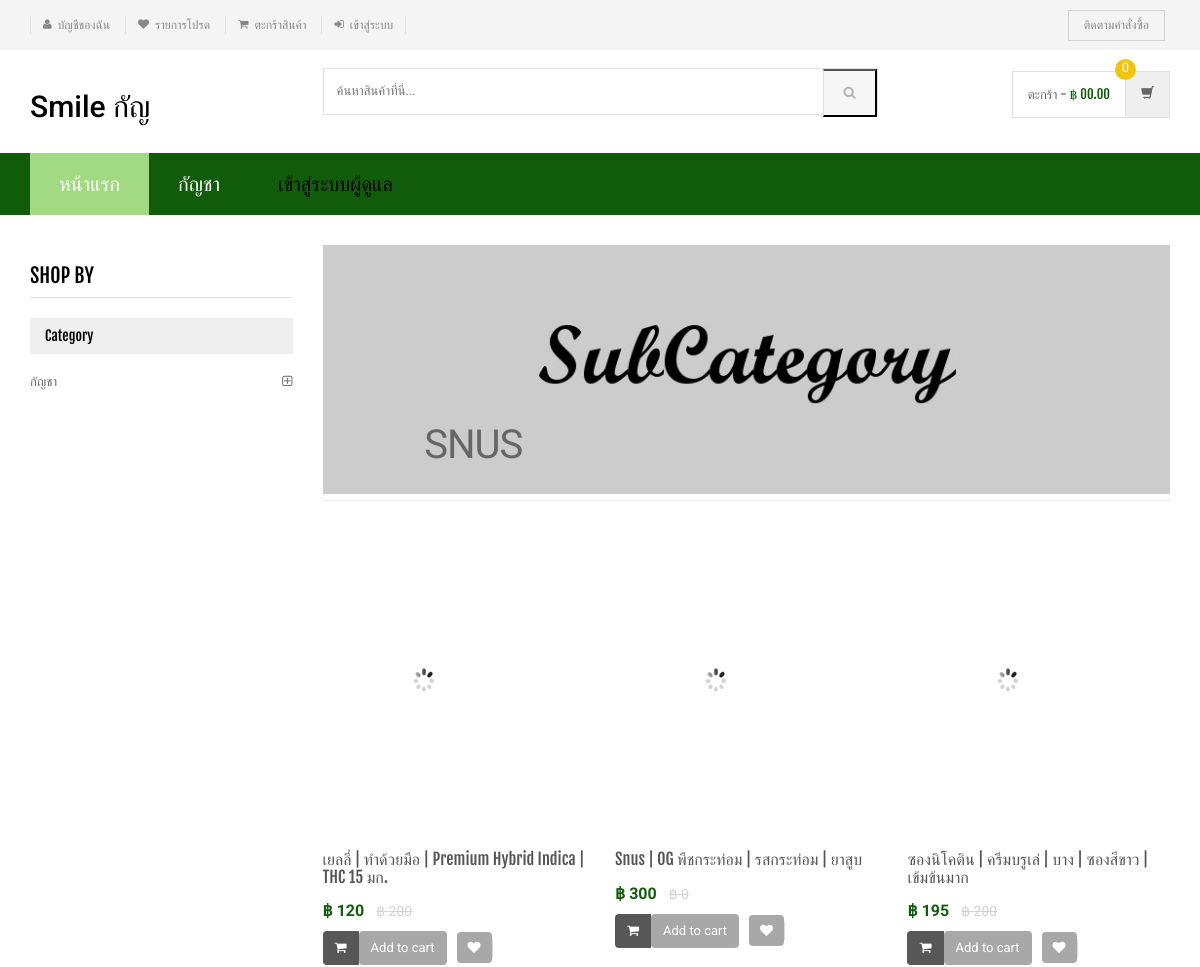
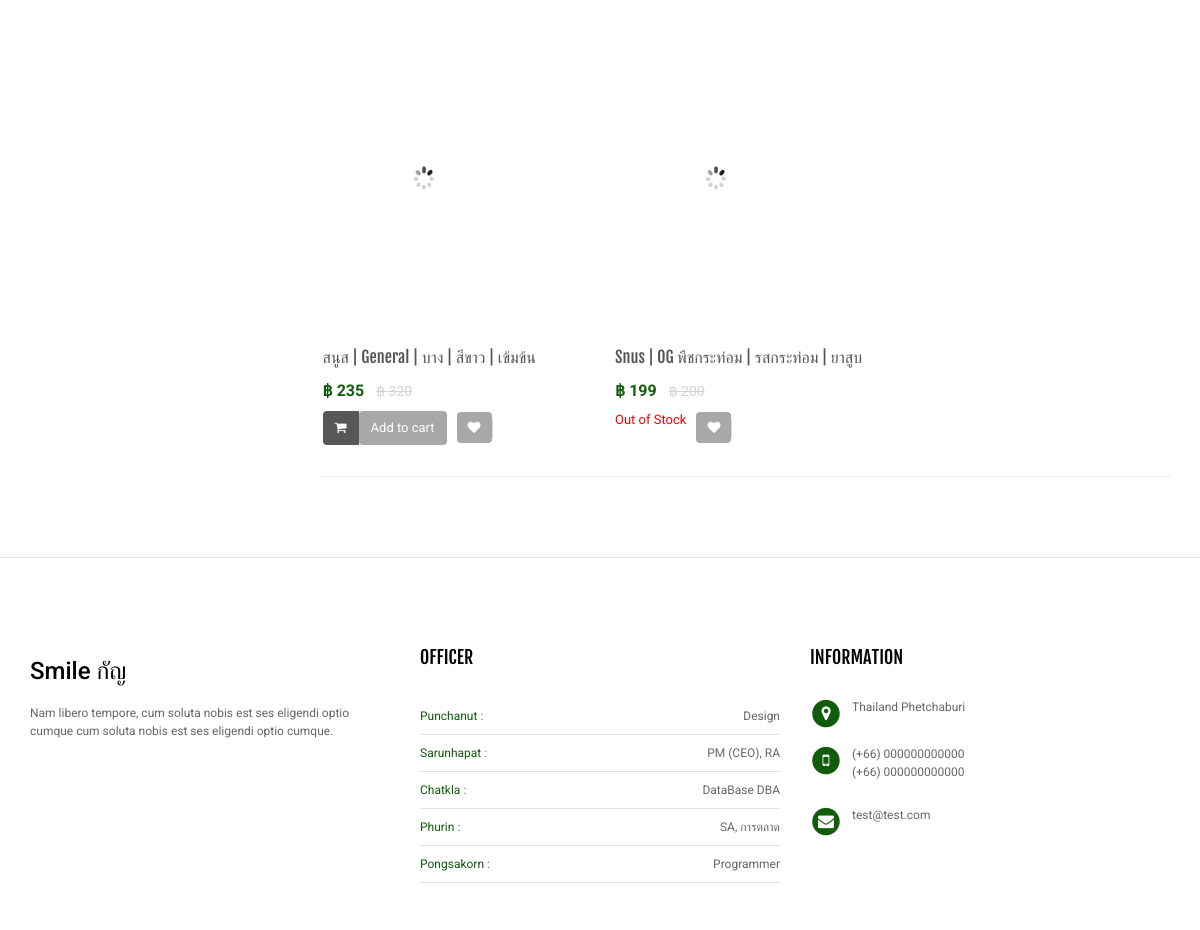
Screenshot of /shopping/sub-category.php?scid=15 with the database file from the repository (2 pictures, top to bottom).
### tables this page shows
CREATE TABLE `category` (
  `id` int(11) NOT NULL,
  `categoryName` varchar(255) DEFAULT NULL,
  `categoryDescription` longtext DEFAULT NULL,
  `creationDate` timestamp NOT NULL DEFAULT current_timestamp(),
  `updationDate` varchar(255) DEFAULT NULL
);

CREATE TABLE `subcategory` (
  `id` int(11) NOT NULL,
  `categoryid` int(11) DEFAULT NULL,
  `subcategory` varchar(255) DEFAULT NULL,
  `creationDate` timestamp NULL DEFAULT current_timestamp(),
  `updationDate` varchar(255) DEFAULT NULL
);

CREATE TABLE `products` (
  `id` int(11) NOT NULL,
  `category` int(11) NOT NULL,
  `subCategory` int(11) DEFAULT NULL,
  `productName` varchar(255) DEFAULT NULL,
  `productCompany` varchar(255) DEFAULT NULL,
  `productPrice` int(11) DEFAULT NULL,
  `productPriceBeforeDiscount` int(11) DEFAULT NULL,
  `productDescription` longtext DEFAULT NULL,
  `productImage1` varchar(255) DEFAULT NULL,
  `productImage2` varchar(255) DEFAULT NULL,
  `productImage3` varchar(255) DEFAULT NULL,
  `shippingCharge` int(11) DEFAULT NULL,
  `productAvailability` varchar(255) DEFAULT NULL,
  `postingDate` timestamp NULL DEFAULT current_timestamp(),
  `updationDate` varchar(255) DEFAULT NULL
);

### shopping/sub-category.php (the view, shortened to what this page needs)
<?php
include('includes/config.php');
$cid=intval($_GET['scid']);
?>
<!DOCTYPE html>
<html lang="en">
	<head>
	    <link rel="stylesheet" href="assets/css/bootstrap.min.css">
	    <link rel="stylesheet" href="assets/css/main.css">
	    <link rel="stylesheet" href="assets/css/red.css">
	    <link rel="stylesheet" href="assets/css/owl.carousel.css">
		<link rel="stylesheet" href="assets/css/owl.transitions.css">
		<link href="assets/css/lightbox.css" rel="stylesheet">
		<link rel="stylesheet" href="assets/css/animate.min.css">
		<link rel="stylesheet" href="assets/css/rateit.css">
		<link rel="stylesheet" href="assets/css/bootstrap-select.min.css">
		<link rel="stylesheet" href="assets/css/config.css">
		<link href="assets/css/green.css" rel="alternate stylesheet" title="Green color">
		<link href="assets/css/blue.css" rel="alternate stylesheet" title="Blue color">
		<link href="assets/css/red.css" rel="alternate stylesheet" title="Red color">
		<link href="assets/css/orange.css" rel="alternate stylesheet" title="Orange color">
		<link href="assets/css/dark-green.css" rel="alternate stylesheet" title="Darkgreen color">
		<link rel="stylesheet" href="assets/css/font-awesome.min.css">
	</head>
    <body class="cnt-home">
<header class="header-style-1">
<?php include('includes/top-header.php');?>
<?php include('includes/main-header.php');?>
<?php include('includes/menu-bar.php');?>
</header>
<div class="body-content outer-top-xs">
	<div class='container'>
		<div class='row outer-bottom-sm'>
			<div class='col-md-3 sidebar'>
	            <div class="sidebar-module-container">
	            	<h3 class="section-title">shop by</h3>
	            	<div class="sidebar-filter">
<div class="sidebar-widget wow fadeInUp outer-bottom-xs ">
	<div class="widget-header m-t-20">
		<h4 class="widget-title">Category</h4>
	</div>
	<div class="sidebar-widget-body m-t-10">
	         <?php $sql=mysqli_query($con,"select id,categoryName  from category");
while($row=mysqli_fetch_array($sql))
{
    ?>
		<div class="accordion">
	    	<div class="accordion-group">
	            <div class="accordion-heading">
	                <a href="category.php?cid=<?php echo $row['id'];?>"  class="accordion-toggle collapsed">
	                   <?php echo $row['categoryName'];?>
	                </a>
	            </div>
	        </div>
	    </div>
	    <?php } ?>
	</div>
</div>
	            	</div>
	            </div>
            </div>
			<div class='col-md-9'>
	<div id="category" class="category-carousel hidden-xs">
		<div class="item">
			<div class="image">
				<img src="assets/images/banners/cat-banner-2.jpg" alt="" class="img-responsive">
			</div>
			<div class="container-fluid">
				<div class="caption vertical-top text-left">
					<div class="big-text">
						<br />
					</div>
					       <?php $sql=mysqli_query($con,"select subcategory  from subcategory where id='$cid'");
while($row=mysqli_fetch_array($sql))
{
    ?>
					<div class="excerpt hidden-sm hidden-md">
						<?php echo htmlentities($row['subcategory']);?>
					</div>
			<?php } ?>
				</div>
			</div>
		</div>
</div>
				<div class="search-result-container">
					<div id="myTabContent" class="tab-content">
						<div class="tab-pane active " id="grid-container">
							<div class="category-product  inner-top-vs">
								<div class="row">
			<?php
$ret=mysqli_query($con,"select * from products where subCategory='$cid'");
$num=mysqli_num_rows($ret);
if($num>0)
{
while ($row=mysqli_fetch_array($ret))
{?>
		<div class="col-sm-6 col-md-4 wow fadeInUp">
			<div class="products">
	<div class="product">
		<div class="product-image">
			<div class="image">
				<a href="product-details.php?pid=<?php echo htmlentities($row['id']);?>"><img  src="assets/images/blank.gif" data-echo="admin/productimages/<?php echo htmlentities($row['id']);?>/<?php echo htmlentities($row['productImage1']);?>" alt="" width="200" height="300"></a>
			</div>
		</div>
		<div class="product-info text-left">
			<h3 class="name"><a href="product-details.php?pid=<?php echo htmlentities($row['id']);?>"><?php echo htmlentities($row['productName']);?></a></h3>
			<div class="product-price">
				<span class="price">
				฿ <?php echo htmlentities($row['productPrice']);?>			</span>
										     <span class="price-before-discount">฿ <?php echo htmlentities($row['productPriceBeforeDiscount']);?></span>
			</div>
		</div>
					<div class="cart clearfix animate-effect">
				<div class="action">
					<ul class="list-unstyled">
						<li class="add-cart-button btn-group">
						<?php if($row['productAvailability']=='In Stock'){?>
										<button class="btn btn-primary icon" data-toggle="dropdown" type="button">
								<i class="fa fa-shopping-cart"></i>
							</button>
							<a href="category.php?page=product&action=add&id=<?php echo $row['id']; ?>">
							<button class="btn btn-primary" type="button">Add to cart</button></a>
								<?php } else {?>
							<div class="action" style="color:red">Out of Stock</div>
					<?php } ?>
						</li>
		                <li class="lnk wishlist">
							<a class="add-to-cart" href="category.php?pid=<?php echo htmlentities($row['id'])?>&&action=wishlist" title="Wishlist">
								 <i class="icon fa fa-heart"></i>
							</a>
						</li>
					</ul>
				</div>
			</div>
			</div>
			</div>
		</div>
	  <?php } } else {?>
		<div class="col-sm-6 col-md-4 wow fadeInUp"> <h3>No Product Found</h3>
		</div>
<?php } ?>
										</div>
							</div>
						</div>
				</div>
			</div>
		</div></div>
</div>
</div>
<?php include('includes/footer.php');?>
</body>
</html>

### shopping/includes/menu-bar.php (shortened to what this page needs)
<div class="header-nav animate-dropdown">
    <div class="container">
        <div class="yamm navbar navbar-default" role="navigation">
            <div class="nav-bg-class">
                <div class="navbar-collapse collapse" id="mc-horizontal-menu-collapse">
	<div class="nav-outer">
		<ul class="nav navbar-nav">
			<li class="active dropdown yamm-fw">
				<a href="index.php" data-hover="dropdown" class="dropdown-toggle">หน้าแรก</a>
			</li>
              <?php $sql=mysqli_query($con,"select id,categoryName from category limit 6");
while($row=mysqli_fetch_array($sql))
{
    ?>
			<li class="dropdown yamm">
				<a href="category.php?cid=<?php echo $row['id'];?>"> <?php echo $row['categoryName'];?></a>
			</li>
			<?php } ?>
			<li class="dropdown yamm">
				<a href="admin/" style="color:#000"> เข้าสู่ระบบผู้ดูแล</a>
			</li>
		</ul>
		<div class="clearfix"></div>
	</div>
</div>
            </div>
        </div>
    </div>
</div>

### rows the page displays
category: categoryName "กัญชา"
subcategory: subcategory "SNUS"
products: productName "เยลลี่ | ทำด้วยมือ | Premium Hybrid Indica | THC 15 มก.", productPrice "120", productPriceBeforeDiscount "200"
products: productName "Snus | OG พืชกระท่อม | รสกระท่อม | ยาสูบ", productPrice "300", productPriceBeforeDiscount "0"
products: productName "ซองนิโคติน | ครีมบรูเล่ | บาง | ซองสีขาว | เข้มข้นมาก", productPrice "195", productPriceBeforeDiscount "200"
products: productName "สนูส | General | บาง | สีขาว | เข้มข้น", productPrice "235", productPriceBeforeDiscount "320"
products: productName "Snus | OG พืชกระท่อม | รสกระท่อม | ยาสูบ", productPrice "199", productPriceBeforeDiscount "200", productAvailability "Out of Stock"
